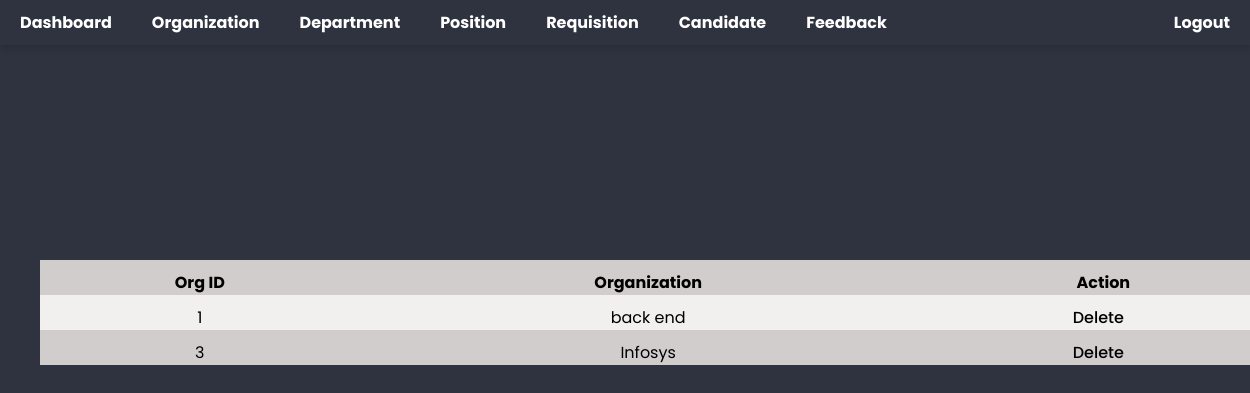
The app's page /HRadministrator/organization (signed in) with its own data.
### HRadministrator/models.py (models this page shows, shortened)
class organization(models.Model):
    name = models.CharField(max_length=100)

### HRadministrator/views.py (the view)
# urls.py: path('organization', views.org_setup, name='organization'),
@login_required(login_url="/")
def org_setup(request):
    org = organization.objects.all()
    return render(request, 'OrgSetup/org.html', {'orgs':org})

### HRadministrator/templates/OrgSetup/org.html (shortened to what this page needs)
<!doctype html>
{% extends "base.html" %}
{% block content %}
<div class="data-container">
    <table id="view_page">
        <tr class="table-dark">
            <th>Org ID</th>
            <th>Organization</th>
			<th>Action</th>
        </tr>
        {% for org in orgs %}
        <tr>
            <td>{{ org.id }}</td>
            <td>{{ org.name }}</td>
			<td><a href="deleteOrg?orgid={{ org.id }}">Delete</a></td>
        </tr>
        {% endfor %}
    </table>
</div>
{% endblock content %}

### static/css/style.css (style rules this page uses)
* { margin: 0; padding: 0; box-sizing: border-box; font-family: 'Poppins', sans-serif; }
:root { --bg: #2f323f; }
body { position: relative; z-index: 1; min-height: 100vh; background: var(--bg); }
#view_page { position: absolute; width: 100%; border-collapse: collapse; margin-top: 5em; }
#view_page td, #view_page th { padding: 10px 30px 0 10px; }
#view_page tr:nth-child(even) { background-color: #f2efef; text-align: center; }
#view_page tr:nth-child(odd) { background-color: #d2cdcd; text-align: center; }
#view_page tr th { background-color: var(--cir); }
#view_page tr td a { text-decoration: none; color: var(--cir); margin-left: -10px; }
header li, a, button { font-weight: 500; font-size: 16px; color: #edf0f1; text-decoration: none; list-style: none; }

### HRadministrator/templates/base.html (style rules this page uses)
.data-container { margin-top: 70px; padding: 20px; }

### records on screen
organization: id "1", name "back end"
organization: id "3", name "Infosys"
